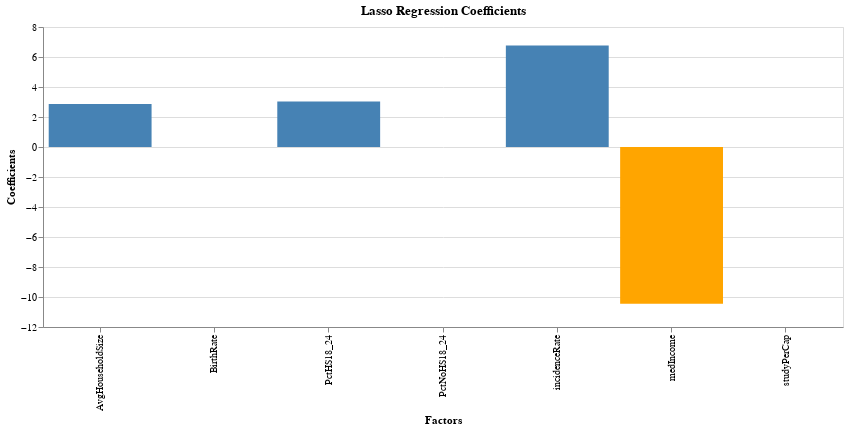

The code cell stored with this chart in its notebook:
### Code cell
# Create a DataFrame from the data
coef_df = pd.DataFrame({'Factors': factors, 'Coefficients': coef_of_lasso})

# Create a bar chart using Altair
chart = alt.Chart(coef_df).mark_bar().encode(
    x='Factors',
    y='Coefficients',
    color=alt.condition(
        alt.datum.Coefficients > 0,
        alt.value('steelblue'),  # Positive coefficients in blue
        alt.value('orange')      # Negative coefficients in orange
    ),
    tooltip=['Factors', 'Coefficients']
).properties(
    title='Lasso Regression Coefficients',width=800,
    height=300
)

# Show the chart
chart

### Figure 1 — Vega-Lite specification as saved in the notebook (floating-point values rounded to 4 significant figures)
{"config": {"view": {"continuousWidth": 400, "continuousHeight": 300}}, "data": {"name": "data-641a19a2738d3f8802abeffef0986f0f"}, "mark": "bar", "encoding": {"color": {"condition": {"value": "steelblue", "test": "(datum.Coefficients > 0)"}, "value": "orange"}, "tooltip": [{"field": "Factors", "type": "nominal"}, {"field": "Coefficients", "type": "quantitative"}], "x": {"field": "Factors", "type": "nominal"}, "y": {"field": "Coefficients", "type": "quantitative"}}, "height": 300, "title": "Lasso Regression Coefficients", "width": 800, "$schema": "https://vega.github.io/schema/vega-lite/v4.17.0.json", "datasets": {"data-641a19a2738d3f8802abeffef0986f0f": [{"Factors": "incidenceRate", "Coefficients": 6.773}, {"Factors": "medIncome", "Coefficients": -10.45}, {"Factors": "studyPerCap", "Coefficients": -0.0}, {"Factors": "AvgHouseholdSize", "Coefficients": 2.861}, {"Factors": "PctNoHS18_24", "Coefficients": -0.0}, {"Factors": "PctHS18_24", "Coefficients": 3.04}, {"Factors": "BirthRate", "Coefficients": -0.0}]}}
